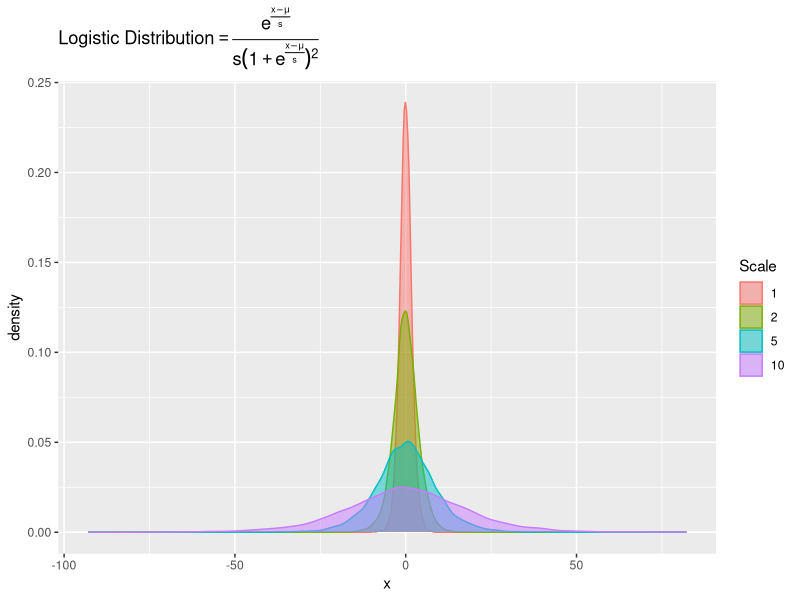
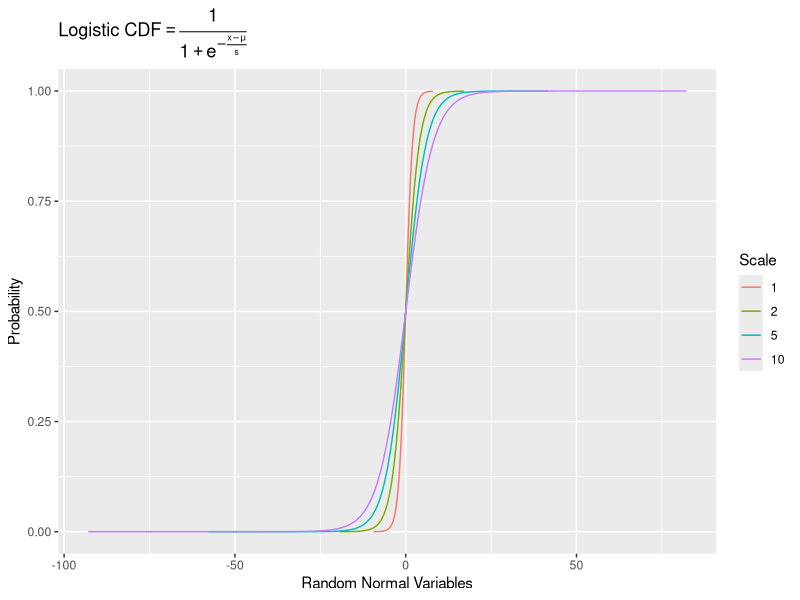

Here is the R script that generated these plots, in order:
## ---- chunk 1
knitr::opts_chunk$set(echo = TRUE)
## ---- chunk 2
#generate logistic dist graphs in R
#In probability theory and statistics, 
#the logistic dist is also for count data, and relies on mu for mean and s for scale

# cribbed from R For Everyone
library(ggplot2)
library(reshape2)
library(stringr)

#mu = mean of the distribution, s=scale
mu <- 0

logi1 <- rlogis(n=10000, mu, 1)
logi2 <- rlogis(n=10000, mu, 2)
logi5 <- rlogis(n=10000, mu, 5)
logi10 <- rlogis(n=10000, mu, 10)
logi <- data.frame(Scale.1=logi1, Scale.2=logi2,
                   Scale.5=logi5, Scale.10=logi10)

logi <- melt(data=logi, variable.name = "Scale", value.name="x")
logi$Scale <- as.factor(as.numeric(str_extract(string=logi$Scale, 
                                                pattern="\\d+")))

## plot
p <- ggplot(logi, aes(x=x)) + 
    geom_density(aes(group=Scale, color=Scale, fill=Scale), alpha=1/2) +
    scale_color_discrete() + scale_fill_discrete() + 
    ggtitle(expression("Logistic Distribution" == frac(e^frac(x-mu, s), 
                                                       paste(s, (1 + e ^ frac(x-mu, s))^2))
                       ))

p

### CDF 
logi$y <- plogis(logi$x, scale =as.numeric(logi$Scale))
cdf <- ggplot(logi, aes(x=x, y=y)) + 
    geom_line(aes(group=Scale, color=Scale)) + labs(x="Random Normal Variables", y="Probability") + 
    ggtitle(expression("Logistic CDF" == frac(1, 1 + e ^ -frac(x-mu, s))
                       ))

cdf

## ---- chunk 3
mu <- 2
s <- 4
logisticdist <- function(x, mu, s) {
    (exp(1) ^ ((x-mu) / s)) /  (s * (1 + exp(1)^((x-mu)/s))^2)
}
logisticdist(0:3, mu, s)
dlogis(0:3, mu, s)


logisticcdf <- function(x, mu, s) {
    1/(1+exp(1)^-((x-mu)/s))
}
1 - logisticcdf(4,mu, s)
plogis(4, mu, s, lower.tail = FALSE)
